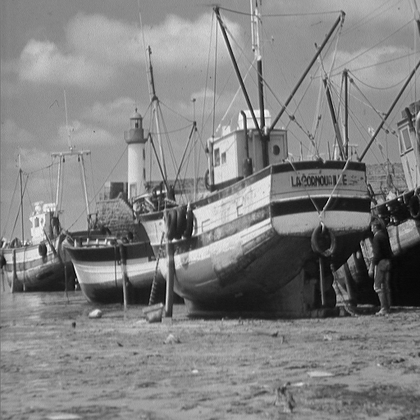
%> input picture KSVD NLM/boat.png, 420 x 420 px, shrunk from 512 x 512 before the run
$ octave ksvddemo.m   (GNU Octave 9; MATLAB toolbox functions it lacks are replaced by stand-ins)
%> lines starting %> are read from the running program, lines starting %| are printed output that depends on the picture
### KSVD NLM/denoiseImageKSVD.m
function [IOut,output] = denoiseImageKSVD(Image,sigma,K,varargin)
%==========================================================================
%   P E R F O R M   D E N O I S I N G   U S I N G   A  D I C T  I O N A R Y
%                  T R A I N E D   O N   N O I S Y   I M A G E
%==========================================================================
% function IOut = denoiseImageKSVD(Image,sigma,K,varargin)
% denoise an image by sparsely representing each block with the
% already overcomplete trained Dictionary, and averaging the represented parts.
% Detailed description can be found in "Image Denoising Via Sparse and Redundant
% representations over Learned Dictionaries", (appeared in the
% IEEE Trans. on Image Processing, Vol. 15, no. 12, December 2006).
% This function may take some time to process. Possible factor that effect
% the processing time are:
%  1. number of KSVD iterations - the default number of iterations is 10.
%  However, fewer iterations may, in most cases, result an acceleration in
%  the process, without effecting  the result too much. Therefore, when
%  required, this parameter may be re-set.
%  2. maxBlocksToConsider - The maximal number of blocks to train on. If this
%  number is larger the number of blocks in the image, random blocks
%  from the image will be selected for training.
% ===================================================================
% INPUT ARGUMENTS : Image - the noisy image (gray-level scale)
%                   sigma - the s.d. of the noise (assume to be white Gaussian).
%                   K - the number of atoms in the trained dictionary.
%    Optional arguments:
%                  'blockSize' - the size of the blocks the algorithm
%                       works. All blocks are squares, therefore the given
%                       parameter should be one number (width or height).
%                       Default value: 8.
%                       'errorFactor' - a factor that multiplies sigma in order
%                       to set the allowed representation error. In the
%                       experiments presented in the paper, it was set to 1.15
%                       (which is also the default  value here).
%                  'maxBlocksToConsider' - maximal number of blocks that
%                       can be processed. This number is dependent on the memory
%                       capabilities of the machine, and performances’
%                       considerations. If the number of available blocks in the
%                       image is larger than 'maxBlocksToConsider', the sliding
%                       distance between the blocks increases. The default value
%                       is: 250000.
%                  'slidingFactor' - the sliding distance between processed
%                       blocks. Default value is 1. However, if the image is
%                       large, this number increases automatically (because of
%                       memory requirements). Larger values result faster
%                       performances (because of fewer processed blocks).
%                  'numKSVDIters' - the number of KSVD iterations processed
%                       blocks from the noisy image. If the number of
%                       blocks in the image is larger than this number,
%                       random blocks from all available blocks will be
%                       selected. The default value for this parameter is:
%                       10 if sigma > 5, and 5 otherwise.
%                  'maxNumBlocksToTrainOn' - the maximal number of blocks
%                       to train on. The default value for this parameter is
%                       65000. However, it might not be enough for very large
%                       images
%                  'displayFlag' - if this flag is switched on,
%                       announcement after finishing each iteration will appear,
%                       as also a measure concerning the progress of the
%                       algorithm (the average number of required coefficients
%                       for representation). The default value is 1 (on).
%                  'waitBarOn' - can be set to either 1 or 0. If
%                       waitBarOn==1 a waitbar, presenting the progress of the
%                       algorithm will be displayed.
% OUTPUT ARGUMENTS : Iout - a 2-dimensional array in the same size of the
%                       input image, that contains the cleaned image.
%                    output.D - the trained dictionary.
% =========================================================================

% first, train a dictionary on the noisy image

reduceDC = 1;
[NN1,NN2] = size(Image);
waitBarOn = 1;
if (sigma > 5)
    numIterOfKsvd = 10;
else
    numIterOfKsvd = 5;
end
C = 1.15;
maxBlocksToConsider = 260000;
slidingDis = 1;
bb = 8;
maxNumBlocksToTrainOn = 65000;
displayFlag = 1;

for argI = 1:2:length(varargin)
    if (strcmp(varargin{argI}, 'slidingFactor'))
        slidingDis = varargin{argI+1};
    end
    if (strcmp(varargin{argI}, 'errorFactor'))
        C = varargin{argI+1};
    end
    if (strcmp(varargin{argI}, 'maxBlocksToConsider'))
        maxBlocksToConsider = varargin{argI+1};
    end
    if (strcmp(varargin{argI}, 'numKSVDIters'))
        numIterOfKsvd = varargin{argI+1};
    end
    if (strcmp(varargin{argI}, 'blockSize'))
        bb = varargin{argI+1};
    end
    if (strcmp(varargin{argI}, 'maxNumBlocksToTrainOn'))
        maxNumBlocksToTrainOn = varargin{argI+1};
    end
    if (strcmp(varargin{argI}, 'displayFlag'))
        displayFlag = varargin{argI+1};
    end
    if (strcmp(varargin{argI}, 'waitBarOn'))
        waitBarOn = varargin{argI+1};
    end
end

if (sigma <= 5)
    numIterOfKsvd = 5;
end

% first, train a dictionary on blocks from the noisy image

if(prod([NN1,NN2]-bb+1)> maxNumBlocksToTrainOn)
    randPermutation =  randperm(prod([NN1,NN2]-bb+1));
    selectedBlocks = randPermutation(1:maxNumBlocksToTrainOn);

    blkMatrix = zeros(bb^2,maxNumBlocksToTrainOn);
    for i = 1:maxNumBlocksToTrainOn
        [row,col] = ind2sub(size(Image)-bb+1,selectedBlocks(i));
        currBlock = Image(row:row+bb-1,col:col+bb-1);
        blkMatrix(:,i) = currBlock(:);
    end
else
    blkMatrix = im2col(Image,[bb,bb],'sliding');
end

param.K = K;
param.numIteration = numIterOfKsvd ;

param.errorFlag = 1; % decompose signals until a certain error is reached. do not use fix number of coefficients.
param.errorGoal = sigma*C;
param.preserveDCAtom = 0;

Pn=ceil(sqrt(K));
DCT=zeros(bb,Pn);
for k=0:1:Pn-1,
    V=cos([0:1:bb-1]'*k*pi/Pn);
    if k>0, V=V-mean(V); end;
    DCT(:,k+1)=V/norm(V);
end;
DCT=kron(DCT,DCT);

param.initialDictionary = DCT(:,1:param.K );
param.InitializationMethod =  'GivenMatrix';

if (reduceDC)
    vecOfMeans = mean(blkMatrix);
    blkMatrix = blkMatrix-ones(size(blkMatrix,1),1)*vecOfMeans;
end

if (waitBarOn)
    counterForWaitBar = param.numIteration+1;
    h = waitbar(0,'Denoising In Process ...');
    param.waitBarHandle = h;
    param.counterForWaitBar = counterForWaitBar;
end


param.displayProgress = displayFlag;
[Dictionary,output] = KSVD(blkMatrix,param);
output.D = Dictionary;

if (displayFlag)
    disp('finished Trainning dictionary');
end


% denoise the image using the resulted dictionary
errT = sigma*C;
IMout=zeros(NN1,NN2);
Weight=zeros(NN1,NN2);
%blocks = im2col(Image,[NN1,NN2],[bb,bb],'sliding');
while (prod(floor((size(Image)-bb)/slidingDis)+1)>maxBlocksToConsider)
    slidingDis = slidingDis+1;
end
[blocks,idx] = my_im2col(Image,[bb,bb],slidingDis);

if (waitBarOn)
    newCounterForWaitBar = (param.numIteration+1)*size(blocks,2);
end


% go with jumps of 30000
for jj = 1:30000:size(blocks,2)
    if (waitBarOn)
        waitbar(((param.numIteration*size(blocks,2))+jj)/newCounterForWaitBar);
    end
    jumpSize = min(jj+30000-1,size(blocks,2));
    if (reduceDC)
        vecOfMeans = mean(blocks(:,jj:jumpSize));
        blocks(:,jj:jumpSize) = blocks(:,jj:jumpSize) - repmat(vecOfMeans,size(blocks,1),1);
    end

    %Coefs = mexOMPerrIterative(blocks(:,jj:jumpSize),Dictionary,errT);
    Coefs = OMPerr(Dictionary,blocks(:,jj:jumpSize),errT);
    if (reduceDC)
        blocks(:,jj:jumpSize)= Dictionary*Coefs + ones(size(blocks,1),1) * vecOfMeans;
    else
        blocks(:,jj:jumpSize)= Dictionary*Coefs ;
    end
end

count = 1;
Weight = zeros(NN1,NN2);
IMout = zeros(NN1,NN2);
[rows,cols] = ind2sub(size(Image)-bb+1,idx);
for i  = 1:length(cols)
    col = cols(i); row = rows(i);
    block =reshape(blocks(:,count),[bb,bb]);
    IMout(row:row+bb-1,col:col+bb-1)=IMout(row:row+bb-1,col:col+bb-1)+block;
    Weight(row:row+bb-1,col:col+bb-1)=Weight(row:row+bb-1,col:col+bb-1)+ones(bb);
    count = count+1;
end;

if (waitBarOn)
    close(h);
end
IOut = (Image+0.034*sigma*IMout)./(1+0.034*sigma*Weight);

### KSVD NLM/KSVD.m
function [Dictionary,output] = KSVD(...
    Data,... % an nXN matrix that contins N signals (Y), each of dimension n.
    param)
% =========================================================================
%                          K-SVD algorithm
% =========================================================================
% The K-SVD algorithm finds a dictionary for linear representation of
% signals. Given a set of signals, it searches for the best dictionary that
% can sparsely represent each signal. Detailed discussion on the algorithm
% and possible applications can be found in "The K-SVD: An Algorithm for
% Designing of Overcomplete Dictionaries for Sparse Representation", written
% by M. Aharon, M. Elad, and A.M. Bruckstein and appeared in the IEEE Trans.
% On Signal Processing, Vol. 54, no. 11, pp. 4311-4322, November 2006.
% =========================================================================
% INPUT ARGUMENTS:
% Data                         an nXN matrix that contins N signals (Y), each of dimension n.
% param                        structure that includes all required
%                                 parameters for the K-SVD execution.
%                                 Required fields are:
%    K, ...                    the number of dictionary elements to train
%    numIteration,...          number of iterations to perform.
%    errorFlag...              if =0, a fix number of coefficients is
%                                 used for representation of each signal. If so, param.L must be
%                                 specified as the number of representing atom. if =1, arbitrary number
%                                 of atoms represent each signal, until a specific representation error
%                                 is reached. If so, param.errorGoal must be specified as the allowed
%                                 error.
%    preserveDCAtom...         if =1 then the first atom in the dictionary
%                                 is set to be constant, and does not ever change. This
%                                 might be useful for working with natural
%                                 images (in this case, only param.K-1
%                                 atoms are trained).
%    (optional, see errorFlag) L,...                 % maximum coefficients to use in OMP coefficient calculations.
%    (optional, see errorFlag) errorGoal, ...        % allowed representation error in representing each signal.
%    InitializationMethod,...  mehtod to initialize the dictionary, can
%                                 be one of the following arguments:
%                                 * 'DataElements' (initialization by the signals themselves), or:
%                                 * 'GivenMatrix' (initialization by a given matrix param.initialDictionary).
%    (optional, see InitializationMethod) initialDictionary,...      % if the initialization method
%                                 is 'GivenMatrix', this is the matrix that will be used.
%    (optional) TrueDictionary, ...        % if specified, in each
%                                 iteration the difference between this dictionary and the trained one
%                                 is measured and displayed.
%    displayProgress, ...      if =1 progress information is displyed. If param.errorFlag==0,
%                                 the average repersentation error (RMSE) is displayed, while if
%                                 param.errorFlag==1, the average number of required coefficients for
%                                 representation of each signal is displayed.
% =========================================================================
% OUTPUT ARGUMENTS:
%  Dictionary                  The extracted dictionary of size nX(param.K).
%  output                      Struct that contains information about the current run. It may include the following fields:
%    CoefMatrix                  The final coefficients matrix (it should hold that Data equals approximately Dictionary*output.CoefMatrix.
%    ratio                       If the true dictionary was defined (in
%                                synthetic experiments), this parameter holds a vector of length
%                                param.numIteration that includes the detection ratios in each
%                                iteration).
%    totalerr                    The total representation error after each
%                                iteration (defined only if
%                                param.displayProgress=1 and
%                                param.errorFlag = 0)
%    numCoef                     A vector of length param.numIteration that
%                                include the average number of coefficients required for representation
%                                of each signal (in each iteration) (defined only if
%                                param.displayProgress=1 and
%                                param.errorFlag = 1)
% =========================================================================

if (~isfield(param,'displayProgress'))
    param.displayProgress = 0;
end
totalerr(1) = 99999;
if (isfield(param,'errorFlag')==0)
    param.errorFlag = 0;
end

if (isfield(param,'TrueDictionary'))
    displayErrorWithTrueDictionary = 1;
    ErrorBetweenDictionaries = zeros(param.numIteration+1,1);
    ratio = zeros(param.numIteration+1,1);
else
    displayErrorWithTrueDictionary = 0;
	ratio = 0;
end
if (param.preserveDCAtom>0)
    FixedDictionaryElement(1:size(Data,1),1) = 1/sqrt(size(Data,1));
else
    FixedDictionaryElement = [];
end
% coefficient calculation method is OMP with fixed number of coefficients

if (size(Data,2) < param.K)
    disp('Size of data is smaller than the dictionary size. Trivial solution...');
    Dictionary = Data(:,1:size(Data,2));
    return;
elseif (strcmp(param.InitializationMethod,'DataElements'))
    Dictionary(:,1:param.K-param.preserveDCAtom) = Data(:,1:param.K-param.preserveDCAtom);
elseif (strcmp(param.InitializationMethod,'GivenMatrix'))
    Dictionary(:,1:param.K-param.preserveDCAtom) = param.initialDictionary(:,1:param.K-param.preserveDCAtom);
end
% reduce the components in Dictionary that are spanned by the fixed
% elements
if (param.preserveDCAtom)
    tmpMat = FixedDictionaryElement \ Dictionary;
    Dictionary = Dictionary - FixedDictionaryElement*tmpMat;
end
%normalize the dictionary.
Dictionary = Dictionary*diag(1./sqrt(sum(Dictionary.*Dictionary)));
Dictionary = Dictionary.*repmat(sign(Dictionary(1,:)),size(Dictionary,1),1); % multiply in the sign of the first element.
totalErr = zeros(1,param.numIteration);

% the K-SVD algorithm starts here.

for iterNum = 1:param.numIteration
    % find the coefficients
    if (param.errorFlag==0)
        %CoefMatrix = mexOMPIterative2(Data, [FixedDictionaryElement,Dictionary],param.L);
        CoefMatrix = OMP([FixedDictionaryElement,Dictionary],Data, param.L);
    else
        %CoefMatrix = mexOMPerrIterative(Data, [FixedDictionaryElement,Dictionary],param.errorGoal);
        CoefMatrix = OMPerr([FixedDictionaryElement,Dictionary],Data, param.errorGoal);
        param.L = 1;
    end

    replacedVectorCounter = 0;
	rPerm = randperm(size(Dictionary,2));
    for j = rPerm
        [betterDictionaryElement,CoefMatrix,addedNewVector] = I_findBetterDictionaryElement(Data,...
            [FixedDictionaryElement,Dictionary],j+size(FixedDictionaryElement,2),...
            CoefMatrix ,param.L);
        Dictionary(:,j) = betterDictionaryElement;
        if (param.preserveDCAtom)
            tmpCoef = FixedDictionaryElement\betterDictionaryElement;
            Dictionary(:,j) = betterDictionaryElement - FixedDictionaryElement*tmpCoef;
            Dictionary(:,j) = Dictionary(:,j)./sqrt(Dictionary(:,j)'*Dictionary(:,j));
        end
        replacedVectorCounter = replacedVectorCounter+addedNewVector;
    end

    if (iterNum>1 && param.displayProgress)
        if (param.errorFlag==0)
            output.totalerr(iterNum-1) = sqrt(sum(sum((Data-[FixedDictionaryElement,Dictionary]*CoefMatrix).^2))/prod(size(Data)));
            disp(['Iteration   ',num2str(iterNum),'   Total error is: ',num2str(output.totalerr(iterNum-1))]);
        else
            output.numCoef(iterNum-1) = length(find(CoefMatrix))/size(Data,2);
            disp(['Iteration   ',num2str(iterNum),'   Average number of coefficients: ',num2str(output.numCoef(iterNum-1))]);
        end
    end
    if (displayErrorWithTrueDictionary )
        [ratio(iterNum+1),ErrorBetweenDictionaries(iterNum+1)] = I_findDistanseBetweenDictionaries(param.TrueDictionary,Dictionary);
        disp(strcat(['Iteration  ', num2str(iterNum),' ratio of restored elements: ',num2str(ratio(iterNum+1))]));
        output.ratio = ratio;
    end
    Dictionary = I_clearDictionary(Dictionary,CoefMatrix(size(FixedDictionaryElement,2)+1:end,:),Data);

    if (isfield(param,'waitBarHandle'))
        waitbar(iterNum/param.counterForWaitBar);
    end
end

output.CoefMatrix = CoefMatrix;
Dictionary = [FixedDictionaryElement,Dictionary];
%%%%%%%%%%%%%%%%%%%%%%%%%%%%%%%%%%%%%%%%
%  findBetterDictionaryElement
%%%%%%%%%%%%%%%%%%%%%%%%%%%%%%%%%%%%%%%%

% [27 lines left out: function I_findBetterDictionaryElement, not called in this run]

%%%%%%%%%%%%%%%%%%%%%%%%%%%%%%%%%%%%%%%%
%  findDistanseBetweenDictionaries
%%%%%%%%%%%%%%%%%%%%%%%%%%%%%%%%%%%%%%%%
% [16 lines left out: function I_findDistanseBetweenDictionaries, not called in this run]

%%%%%%%%%%%%%%%%%%%%%%%%%%%%%%%%%%%%%%%%
%  I_clearDictionary
%%%%%%%%%%%%%%%%%%%%%%%%%%%%%%%%%%%%%%%%
function Dictionary = I_clearDictionary(Dictionary,CoefMatrix,Data)
T2 = 0.99;
T1 = 3;
K=size(Dictionary,2);
Er=sum((Data-Dictionary*CoefMatrix).^2,1); % remove identical atoms
G=Dictionary'*Dictionary; G = G-diag(diag(G));
for jj=1:1:K
    if max(G(jj,:))>T2 || length(find(abs(CoefMatrix(jj,:))>1e-7))<=T1
        [val,pos]=max(Er);
        Er(pos(1))=0;
        Dictionary(:,jj)=Data(:,pos(1))/norm(Data(:,pos(1)));
        G=Dictionary'*Dictionary; G = G-diag(diag(G));
    end
end

### KSVD NLM/OMPerr.m
function [A]=OMPerr(D,X,errorGoal)
%=============================================
% Sparse coding of a group of signals based on a given
% dictionary and specified number of atoms to use.
% input arguments: D - the dictionary
%                  X - the signals to represent
%                  errorGoal - the maximal allowed representation error for
%                  each siganl.
% output arguments: A - sparse coefficient matrix.
%=============================================
[n,P]=size(X);
% [n,K]=size(D);
E2 = errorGoal^2*n;
maxNumCoef = n/2;
A = sparse(size(D,2),size(X,2));
for k=1:1:P
    x=X(:,k);
    residual=x;
	indx = [];
	a = [];
	currResNorm2 = sum(residual.^2);
	j = 0;
    while currResNorm2>E2 && j < maxNumCoef
		j = j+1;
        proj=D'*residual;
        pos=find(abs(proj)==max(abs(proj)));
        pos=pos(1);
        indx(j)=pos;
        a=pinv(D(:,indx(1:j)))*x;
        residual=x-D(:,indx(1:j))*a;
		currResNorm2 = sum(residual.^2);
   end
   if (length(indx)>0)
       A(indx,k)=a;
   end
end
return;

### KSVD NLM/ksvddemo.m
%============================================================
%               demo2 - denoise an image
% this is a run_file the demonstrate how to denoise an image,
% using dictionaries. The methods implemented here are the same
% one as described in "Image Denoising Via Sparse and Redundant
% representations over Learned Dictionaries", (appeared in the
% IEEE Trans. on Image Processing, Vol. 15, no. 12, December 2006).
%============================================================

clear
bb=8; % block size
RR=4; % redundancy factor
K=RR*bb^2; % number of atoms in the dictionary

%% Read Test Images
pathForImages ='';
% imageName = 'barbara.png';
% imageName = 'peppers.png';
% imageName = 'lena.png'
imageName = 'boat.png';
[X,pp]=imread(strcat([pathForImages,imageName]));
%> X is the input picture: size 420x420 uint8; min 0, max 255, mean 129.7
%> pp = []
X=im2double(X);
%> X: size 420x420 double
if (length(size(X))>2)
    X = rgb2gray(X);
end
if (max(X(:))<2)
    X = X*255;
end

%% Generate Noisy Image
sigma = 20;
% sigma = 30;
% sigma = 40;
% sigma = 50;
Y=X+sigma*randn(size(X));
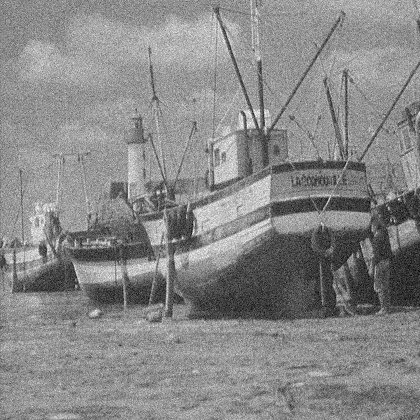
%> Y: size 420x420 double; min -57.49, max 291.9, mean 129.7; drawn with min black and max white
%% Input PSNR Computation
PSNRIn = 20*log10(255/sqrt(mean((Y(:)-X(:)).^2)));
%> PSNRIn = 22.11

%==========================================================================
%   P E R F O R M   D E N O I S I N G   U S I N G   A   D I C T  I O N A R Y
%                  T R A I N E D   O N   N O I S Y   I M A G E
%==========================================================================
%% KSVD method
[Xhat,output] = denoiseImageKSVD(Y, sigma,K);
%> after the loop in denoiseImageKSVD, `for argI = 1:2:length(varargin)`: C = 1.15; bb = 8; displayFlag = 1; maxBlocksToConsider = 260000; maxNumBlocksToTrainOn = 65000; numIterOfKsvd = 10; slidingDis = 1
%> the loop in denoiseImageKSVD, `for i = 1:maxNumBlocksToTrainOn` made 65000 passes
%> (row, col) on passes 1 to 3: (309, 349), (15, 314), (289, 174)
%> in denoiseImageKSVD, `param.numIteration = numIterOfKsvd ;`: param.numIteration = 10
%> in denoiseImageKSVD, `param.errorGoal = sigma*C;`: param.errorGoal = 23
%> the loop in denoiseImageKSVD, `for k=0:1:Pn-1,` made 16 passes
%> V on passes 1 to 11: [1; 1; 1; 1; 1; 1; 1; 1], [0.303; 0.284; 0.227; 0.134; 0.01; -0.142; -0.314; -0.502], [0.875; 0.799; 0.582; 0.258; -0.125; -0.508; -0.832; -1.05], [1.14; 0.975; 0.526; -0.0516; -0.564; -0.837; -0.78; -0.412], [1; 0.707; 1.31e-16; -0.707; -1; -0.707; -1.14e-16; 0.707], [0.821; 0.376; -0.562; -1.16; -0.887; 0.0157; 0.744; 0.652], [0.875; 0.258; -0.832; -1.05; -0.125; 0.799; 0.582; -0.508], [1.01; 0.209; -0.91; -0.542; 0.721; 0.845; -0.369; -0.967], [1; 1.15e-16; -1; -1.3e-16; 1; 3.6e-16; -1; -3.75e-16], [0.886; -0.309; -1.04; 0.442; 0.593; -0.945; -0.496; 0.867], [0.875; -0.508; -0.832; 0.799; -0.125; -1.05; 0.582; 0.258]
%> in denoiseImageKSVD, `counterForWaitBar = param.numIteration+1;`: counterForWaitBar = 11
%> in denoiseImageKSVD, `param.displayProgress = displayFlag;`: param.displayProgress = 1
%> in KSVD, `Dictionary(:,1:param.K-param.preserveDCAtom) = param.initialDictionary..`:
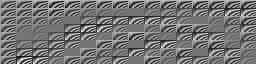
%> Dictionary: size 64x256 double; min -0.352, max 0.411, mean 0.000488; drawn with min black and max white
%> (the run ends here)
